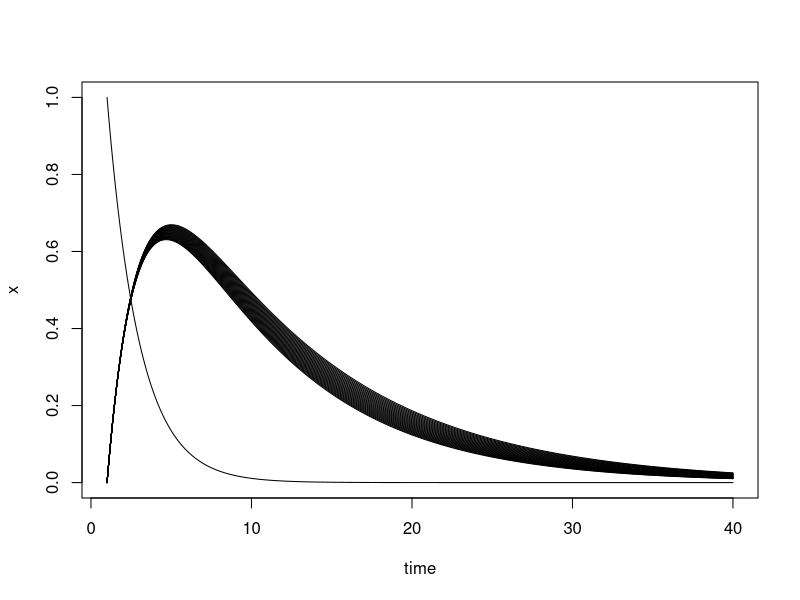

This figure's R source:
#' ODE function for a two-compartment pharmacokinetic model
#' This model describes how a drug distributes throughout the body over time.
#' The initial dose of the drug is given to a central compartment e.g. blood, stomach.
#' Over time the drug is absorbed in to a peripheral compartment e.g. liver, muscle
#' The model contains a pair of equations.
#' dx/dt = -r1 * x
#' dy/dt = r1 * x - r2 * y
#' This function is designed to work with the deSolve::ode function
func_drug_conc <- function(t, state, parms) {
    dx <- -parms["r1"] * state["x"]
    dy <- parms["r1"] * state["x"] - parms["r2"] * state["y"]
    return(list(c(dx,dy)))
}

if (FALSE) {
    out <- deSolve::ode(
        y = c("x" = 1, "y" = 0), times = seq(1, 40, 0.01), func = func_drug_conc,
        parms = c("r1" = 1/2, "r2" = 1/10), method = "euler"
    )
    plot(x ~ time, data = out, type = "l")
    lines(y ~ time, data = out)
}

for(i in seq(1/10,1/8,0.001)) {
    out <- deSolve::ode(
        y = c("x" = 1, "y" = 0), times = seq(1, 40, 0.01), func = func_drug_conc,
        parms = c("r1" = 1/2, "r2" = i), method = "euler"
    )
    if(i == 1/10){
        plot(x ~ time, data = out, type = "l")
    }
    lines(y ~ time, data = out)

}
